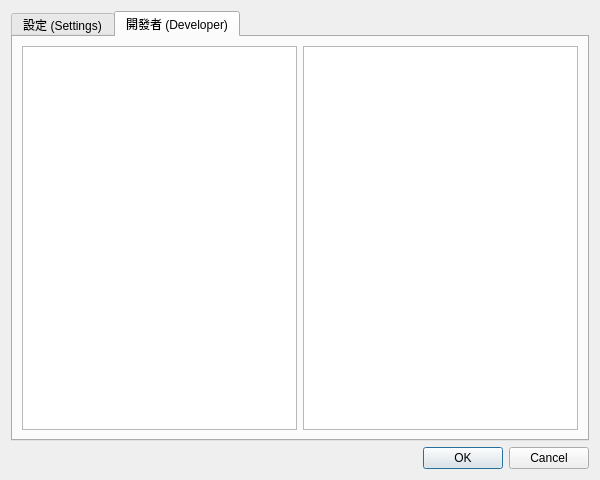
<?xml version="1.0" encoding="UTF-8"?>
<ui version="4.0">
 <class>SettingsCenter</class>
 <widget class="QDialog" name="SettingsCenter">
  <property name="geometry">
   <rect>
    <x>0</x>
    <y>0</y>
    <width>600</width>
    <height>480</height>
   </rect>
  </property>
  <property name="windowTitle">
   <string>Dialog</string>
  </property>
  <layout class="QVBoxLayout" name="verticalLayout">
   <item>
    <widget class="QTabWidget" name="tabWidget">
     <property name="currentIndex">
    <number>1</number>
   </property>
   <widget class="QWidget" name="tab">
    <attribute name="title">
     <string>設定 (Settings)</string>
    </attribute>
    <layout class="QHBoxLayout" name="horizontalLayout"/>
   </widget>
   <widget class="QWidget" name="tab_2">
    <attribute name="title">
     <string>開發者 (Developer)</string>
    </attribute>
    <layout class="QHBoxLayout" name="horizontalLayout_2">
     <item>
      <widget class="QListWidget" name="watchListWidget"/>
     </item>
     <item>
      <widget class="QPlainTextEdit" name="debugDisplay">
       <property name="readOnly">
        <bool>true</bool>
       </property>
      </widget>
     </item>
    </layout>
   </widget>
   </widget>
   </item>
   <item>
    <widget class="QDialogButtonBox" name="buttonBox">
     <property name="orientation">
      <enum>Qt::Orientation::Horizontal</enum>
     </property>
     <property name="standardButtons">
      <set>QDialogButtonBox::StandardButton::Cancel|QDialogButtonBox::StandardButton::Ok</set>
     </property>
    </widget>
   </item>
  </layout>
 </widget>
 <resources/>
 <connections>
  <connection>
   <sender>buttonBox</sender>
   <signal>accepted()</signal>
   <receiver>SettingsCenter</receiver>
   <slot>accept()</slot>
   <hints>
    <hint type="sourcelabel">
     <x>248</x>
     <y>254</y>
    </hint>
    <hint type="destinationlabel">
     <x>157</x>
     <y>274</y>
    </hint>
   </hints>
  </connection>
  <connection>
   <sender>buttonBox</sender>
   <signal>rejected()</signal>
   <receiver>SettingsCenter</receiver>
   <slot>reject()</slot>
   <hints>
    <hint type="sourcelabel">
     <x>316</x>
     <y>260</y>
    </hint>
    <hint type="destinationlabel">
     <x>286</x>
     <y>274</y>
    </hint>
   </hints>
  </connection>
 </connections>
</ui>
